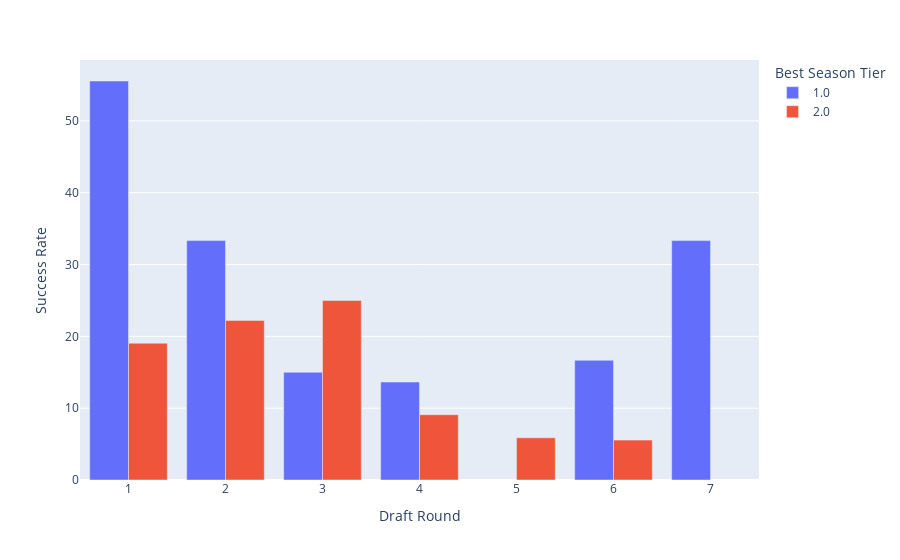

Write notebook code for a chart like this one.
### Code cell
fig = px.bar(df_success, x="Draft Round", y="Success Rate",
             color='Best Season Tier', barmode='group',
             hover_data=['Sample Size of Tier', 'All Players in this Round'],
             )

fig.write_html(f"{save_path}/hit-rate-v-round.html")
fig.show()

### Figure 1 — Plotly figure (JSON) as saved in the notebook; plotly's stock layout.template omitted (floating-point values rounded to 4 significant figures)
{"data": [{"alignmentgroup": "True", "customdata": [[35, 63], [6, 18], [3, 20], [3, 22], [3, 18], [3, 9]], "hovertemplate": "Best Season Tier=1.0<br>Draft Round=%{x}<br>Success Rate=%{y}<br>Sample Size of Tier=%{customdata[0]}<br>All Players in this Round=%{customdata[1]}<extra></extra>", "legendgroup": "1.0", "marker": {"color": "#636efa", "pattern": {"shape": ""}}, "name": "1.0", "offsetgroup": "1.0", "orientation": "v", "showlegend": true, "textposition": "auto", "type": "bar", "x": [1, 2, 3, 4, 6, 7], "xaxis": "x", "y": [55.56, 33.33, 15, 13.64, 16.67, 33.33], "yaxis": "y"}, {"alignmentgroup": "True", "customdata": [[12, 63], [4, 18], [5, 20], [2, 22], [1, 17], [1, 18]], "hovertemplate": "Best Season Tier=2.0<br>Draft Round=%{x}<br>Success Rate=%{y}<br>Sample Size of Tier=%{customdata[0]}<br>All Players in this Round=%{customdata[1]}<extra></extra>", "legendgroup": "2.0", "marker": {"color": "#EF553B", "pattern": {"shape": ""}}, "name": "2.0", "offsetgroup": "2.0", "orientation": "v", "showlegend": true, "textposition": "auto", "type": "bar", "x": [1, 2, 3, 4, 5, 6], "xaxis": "x", "y": [19.05, 22.22, 25, 9.091, 5.882, 5.556], "yaxis": "y"}], "layout": {"barmode": "group", "legend": {"title": {"text": "Best Season Tier"}, "tracegroupgap": 0}, "margin": {"t": 60}, "xaxis": {"anchor": "y", "domain": [0, 1], "title": {"text": "Draft Round"}}, "yaxis": {"anchor": "x", "domain": [0, 1], "title": {"text": "Success Rate"}}}}
